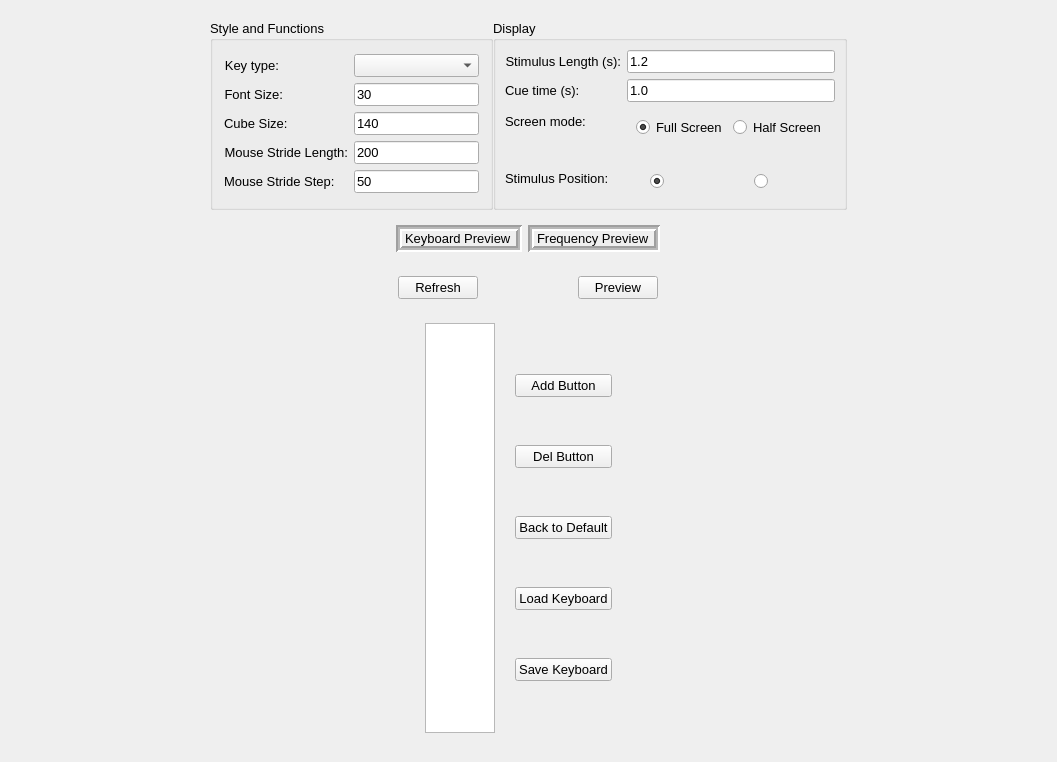
             <widget class="QWidget" name="scrollAreaWidgetContents">
              <property name="geometry">
               <rect>
                <x>0</x>
                <y>0</y>
                <width>1057</width>
                <height>743</height>
               </rect>
              </property>
              <layout class="QVBoxLayout" name="verticalLayout_17">
               <item alignment="Qt::AlignHCenter">
                <widget class="QFrame" name="verticalFrame_2">
                 <property name="font">
                  <font>
                   <pointsize>10</pointsize>
                  </font>
                 </property>
                 <layout class="QVBoxLayout" name="verticalLayout_8">
                  <item alignment="Qt::AlignHCenter">
                   <widget class="QFrame" name="horizontalFrame_2">
                    <property name="lineWidth">
                     <number>3</number>
                    </property>
                    <layout class="QHBoxLayout" name="horizontalLayout_9">
                     <property name="spacing">
                      <number>0</number>
                     </property>
                     <property name="leftMargin">
                      <number>0</number>
                     </property>
                     <property name="topMargin">
                      <number>0</number>
                     </property>
                     <property name="rightMargin">
                      <number>0</number>
                     </property>
                     <property name="bottomMargin">
                      <number>0</number>
                     </property>
                     <item alignment="Qt::AlignHCenter">
                      <widget class="QGroupBox" name="groupBox_2">
                       <property name="title">
                        <string>Style and Functions</string>
                       </property>
                       <layout class="QVBoxLayout" name="verticalLayout_10">
                        <item alignment="Qt::AlignVCenter">
                         <widget class="QFrame" name="frame">
                          <layout class="QFormLayout" name="formLayout_2">
                           <property name="leftMargin">
                            <number>2</number>
                           </property>
                           <property name="topMargin">
                            <number>2</number>
                           </property>
                           <property name="rightMargin">
                            <number>2</number>
                           </property>
                           <property name="bottomMargin">
                            <number>2</number>
                           </property>
                           <item row="0" column="0">
                            <widget class="QLabel" name="keyTypeLabel">
                             <property name="text">
                              <string>Key type:</string>
                             </property>
                             <property name="alignment">
                              <set>Qt::AlignRight|Qt::AlignTrailing|Qt::AlignVCenter</set>
                             </property>
                            </widget>
                           </item>
                           <item row="1" column="0">
                            <widget class="QLabel" name="fontSizeLabel">
                             <property name="text">
                              <string>Font Size:</string>
                             </property>
                             <property name="alignment">
                              <set>Qt::AlignRight|Qt::AlignTrailing|Qt::AlignVCenter</set>
                             </property>
                            </widget>
                           </item>
                           <item row="1" column="1">
                            <widget class="QLineEdit" name="fontSizeLineEdit">
                             <property name="text">
                              <string>30</string>
                             </property>
                             <property name="alignment">
                              <set>Qt::AlignLeading|Qt::AlignLeft|Qt::AlignVCenter</set>
                             </property>
                            </widget>
                           </item>
                           <item row="0" column="1">
                            <widget class="QComboBox" name="keyTypeComboBox"/>
                           </item>
                           <item row="3" column="0">
                            <widget class="QLabel" name="cubeSizeLabel">
                             <property name="text">
                              <string>Cube Size:</string>
                             </property>
                            </widget>
                           </item>
                           <item row="3" column="1">
                            <widget class="QLineEdit" name="cubeSizeLineEdit">
                             <property name="text">
                              <string>140</string>
                             </property>
                             <property name="alignment">
                              <set>Qt::AlignLeading|Qt::AlignLeft|Qt::AlignVCenter</set>
                             </property>
                            </widget>
                           </item>
                           <item row="4" column="0">
                            <widget class="QLabel" name="mouseStrideLengthLabel">
                             <property name="text">
                              <string>Mouse Stride Length:</string>
                             </property>
                             <property name="alignment">
                              <set>Qt::AlignRight|Qt::AlignTrailing|Qt::AlignVCenter</set>
                             </property>
                            </widget>
                           </item>
                           <item row="4" column="1">
                            <widget class="QLineEdit" name="mouseStrideLengthLineEdit">
                             <property name="text">
                              <string>200</string>
                             </property>
                             <property name="alignment">
                              <set>Qt::AlignLeading|Qt::AlignLeft|Qt::AlignVCenter</set>
                             </property>
                            </widget>
                           </item>
                           <item row="5" column="0">
                            <widget class="QLabel" name="mouseStrideStepLabel">
                             <property name="text">
                              <string>Mouse Stride Step:</string>
                             </property>
                            </widget>
                           </item>
                           <item row="5" column="1">
                            <widget class="QLineEdit" name="strideStepLineEdit">
                             <property name="text">
                              <string>50</string>
                             </property>
                            </widget>
                           </item>
                          </layout>
                         </widget>
                        </item>
                       </layout>
                      </widget>
                     </item>
                     <item alignment="Qt::AlignHCenter">
                      <widget class="QGroupBox" name="groupBox">
                       <property name="title">
                        <string>Display</string>
                       </property>
                       <layout class="QVBoxLayout" name="verticalLayout_11">
                        <property name="spacing">
                         <number>0</number>
                        </property>
                        <property name="leftMargin">
                         <number>0</number>
                        </property>
                        <property name="topMargin">
                         <number>0</number>
                        </property>
                        <property name="rightMargin">
                         <number>0</number>
                        </property>
                        <property name="bottomMargin">
                         <number>0</number>
                        </property>
                        <item alignment="Qt::AlignHCenter|Qt::AlignVCenter">
                         <widget class="QFrame" name="frame">
                          <layout class="QFormLayout" name="formLayout_3">
                           <item row="1" column="0">
                            <widget class="QLabel" name="stimulusLengthLabel">
                             <property name="text">
                              <string>Stimulus Length (s):</string>
                             </property>
                             <property name="alignment">
                              <set>Qt::AlignRight|Qt::AlignTrailing|Qt::AlignVCenter</set>
                             </property>
                            </widget>
                           </item>
                           <item row="1" column="1">
                            <widget class="QLineEdit" name="stimulusLengthLineEdit">
                             <property name="text">
                              <string>1.2</string>
                             </property>
                             <property name="alignment">
                              <set>Qt::AlignLeading|Qt::AlignLeft|Qt::AlignVCenter</set>
                             </property>
                            </widget>
                           </item>
                           <item row="2" column="0">
                            <widget class="QLabel" name="cueTimeLabel">
                             <property name="text">
                              <string>Cue time (s):</string>
                             </property>
                            </widget>
                           </item>
                           <item row="2" column="1">
                            <widget class="QLineEdit" name="cueTimeLineEdit">
                             <property name="inputMask">
                              <string extracomment="text"/>
                             </property>
                             <property name="text">
                              <string extracomment="text">1.0</string>
                             </property>
                             <property name="alignment">
                              <set>Qt::AlignLeading|Qt::AlignLeft|Qt::AlignVCenter</set>
                             </property>
                             <property name="placeholderText">
                              <string/>
                             </property>
                            </widget>
                           </item>
                           <item row="3" column="0">
                            <widget class="QLabel" name="screenModeLabel">
                             <property name="text">
                              <string>Screen mode:</string>
                             </property>
                            </widget>
                           </item>
                           <item row="3" column="1">
                            <widget class="QFrame" name="horizontalFrame">
                             <layout class="QHBoxLayout" name="horizontalLayout_20">
                              <item>
                               <widget class="QRadioButton" name="fullScreenRadioButton">
                                <property name="text">
                                 <string>Full Screen</string>
                                </property>
                                <property name="checked">
                                 <bool>true</bool>
                                </property>
                               </widget>
                              </item>
                              <item>
                               <widget class="QRadioButton" name="halfScreenRadioButton">
                                <property name="text">
                                 <string>Half Screen</string>
                                </property>
                                <property name="checked">
                                 <bool>false</bool>
                                </property>
                               </widget>
                              </item>
                             </layout>
                            </widget>
                           </item>
                          </layout>
                         </widget>
                        </item>
                        <item>
                         <widget class="QFrame" name="stimPositionFormFrame">
                          <layout class="QFormLayout" name="stimPosFormLayout">
                           <property name="formAlignment">
                            <set>Qt::AlignCenter</set>
                           </property>
                           <item row="0" column="0">
                            <widget class="QLabel" name="stimulusPositionLabel">
                             <property name="text">
                              <string>Stimulus Position:</string>
                             </property>
                             <property name="alignment">
                              <set>Qt::AlignLeading|Qt::AlignLeft|Qt::AlignVCenter</set>
                             </property>
                            </widget>
                           </item>
                           <item row="0" column="1">
                            <widget class="QFrame" name="frame">
                             <layout class="QHBoxLayout" name="horizontalLayout_21">
                              <item>
                               <widget class="QRadioButton" name="stimScreen0Position">
                                <property name="maximumSize">
                                 <size>
                                  <width>40</width>
                                  <height>16777215</height>
                                 </size>
                                </property>
                                <property name="layoutDirection">
                                 <enum>Qt::RightToLeft</enum>
                                </property>
                                <property name="text">
                                 <string/>
                                </property>
                                <property name="checked">
                                 <bool>true</bool>
                                </property>
                               </widget>
                              </item>
                              <item>
                               <widget class="QLabel" name="stimScreen0Pic">
                                <property name="sizePolicy">
                                 <sizepolicy hsizetype="Fixed" vsizetype="Fixed">
                                  <horstretch>0</horstretch>
                                  <verstretch>0</verstretch>
                                 </sizepolicy>
                                </property>
                                <property name="maximumSize">
                                 <size>
                                  <width>96</width>
                                  <height>54</height>
                                 </size>
                                </property>
                                <property name="text">
                                 <string/>
                                </property>
                                <property name="pixmap">
                                 <pixmap>../qt/images/left.png</pixmap>
                                </property>
                                <property name="scaledContents">
                                 <bool>true</bool>
                                </property>
                               </widget>
                              </item>
                              <item>
                               <widget class="QRadioButton" name="stimScreen1Position">
                                <property name="maximumSize">
                                 <size>
                                  <width>40</width>
                                  <height>16777215</height>
                                 </size>
                                </property>
                                <property name="layoutDirection">
                                 <enum>Qt::RightToLeft</enum>
                                </property>
                                <property name="text">
                                 <string/>
                                </property>
                                <property name="checked">
                                 <bool>false</bool>
                                </property>
                               </widget>
                              </item>
                              <item>
                               <widget class="QLabel" name="stimScreen1Pic">
                                <property name="maximumSize">
                                 <size>
                                  <width>96</width>
                                  <height>54</height>
                                 </size>
                                </property>
                                <property name="text">
                                 <string/>
                                </property>
                                <property name="pixmap">
                                 <pixmap>../qt/images/right.png</pixmap>
                                </property>
                                <property name="scaledContents">
                                 <bool>true</bool>
                                </property>
                               </widget>
                              </item>
                             </layout>
                            </widget>
                           </item>
                          </layout>
                         </widget>
                        </item>
                       </layout>
                      </widget>
                     </item>
                    </layout>
                   </widget>
                  </item>
                  <item alignment="Qt::AlignHCenter">
                   <widget class="QFrame" name="preview_keyboard_frame">
                    <property name="autoFillBackground">
                     <bool>false</bool>
                    </property>
                    <layout class="QHBoxLayout" name="horizontalLayout_8">
                     <item alignment="Qt::AlignHCenter">
                      <widget class="QLabel" name="keyboard_preview_pic">
                       <property name="maximumSize">
                        <size>
                         <width>16777215</width>
                         <height>16777215</height>
                        </size>
                       </property>
                       <property name="frameShape">
                        <enum>QFrame::Box</enum>
                       </property>
                       <property name="frameShadow">
                        <enum>QFrame::Sunken</enum>
                       </property>
                       <property name="lineWidth">
                        <number>2</number>
                       </property>
                       <property name="midLineWidth">
                        <number>2</number>
                       </property>
                       <property name="text">
                        <string>Keyboard Preview</string>
                       </property>
                       <property name="scaledContents">
                        <bool>true</bool>
                       </property>
                      </widget>
                     </item>
                     <item alignment="Qt::AlignHCenter">
                      <widget class="QLabel" name="frequency_preview_pic">
                       <property name="minimumSize">
                        <size>
                         <width>0</width>
                         <height>0</height>
                        </size>
                       </property>
                       <property name="maximumSize">
                        <size>
                         <width>16777215</width>
                         <height>16777215</height>
                        </size>
                       </property>
                       <property name="frameShape">
                        <enum>QFrame::Box</enum>
                       </property>
                       <property name="frameShadow">
                        <enum>QFrame::Sunken</enum>
                       </property>
                       <property name="lineWidth">
                        <number>2</number>
                       </property>
                       <property name="midLineWidth">
                        <number>2</number>
                       </property>
                       <property name="text">
                        <string>Frequency Preview</string>
                       </property>
                       <property name="scaledContents">
                        <bool>true</bool>
                       </property>
                      </widget>
                     </item>
                    </layout>
                   </widget>
                  </item>
                  <item alignment="Qt::AlignHCenter">
                   <widget class="QFrame" name="frame">
                    <layout class="QHBoxLayout" name="horizontalLayout_12">
                     <property name="spacing">
                      <number>100</number>
                     </property>
                     <property name="leftMargin">
                      <number>15</number>
                     </property>
                     <property name="rightMargin">
                      <number>15</number>
                     </property>
                     <item>
                      <widget class="QPushButton" name="refresh_key_button">
                       <property name="maximumSize">
                        <size>
                         <width>200</width>
                         <height>16777215</height>
                        </size>
                       </property>
                       <property name="text">
                        <string>Refresh</string>
                       </property>
                      </widget>
                     </item>
                     <item>
                      <widget class="QPushButton" name="preview_key_button">
                       <property name="maximumSize">
                        <size>
                         <width>200</width>
                         <height>16777215</height>
                        </size>
                       </property>
                       <property name="text">
                        <string>Preview</string>
                       </property>
                      </widget>
                     </item>
                    </layout>
                   </widget>
                  </item>
                  <item alignment="Qt::AlignHCenter">
                   <widget class="QFrame" name="frame">
                    <layout class="QHBoxLayout" name="horizontalLayout_3">
                     <property name="spacing">
                      <number>0</number>
                     </property>
                     <item alignment="Qt::AlignRight">
                      <widget class="QTableWidget" name="keyboard_table">
                       <property name="sizePolicy">
                        <sizepolicy hsizetype="MinimumExpanding" vsizetype="MinimumExpanding">
                         <horstretch>0</horstretch>
                         <verstretch>0</verstretch>
                        </sizepolicy>
                       </property>
                       <property name="minimumSize">
                        <size>
                         <width>0</width>
                         <height>410</height>
                        </size>
                       </property>
                       <property name="verticalScrollBarPolicy">
                        <enum>Qt::ScrollBarAsNeeded</enum>
                       </property>
                       <property name="horizontalScrollBarPolicy">
                        <enum>Qt::ScrollBarAsNeeded</enum>
                       </property>
                       <property name="sizeAdjustPolicy">
                        <enum>QAbstractScrollArea::AdjustToContents</enum>
                       </property>
                       <property name="autoScroll">
                        <bool>true</bool>
                       </property>
                       <property name="rowCount">
                        <number>0</number>
                       </property>
                       <property name="columnCount">
                        <number>0</number>
                       </property>
                      </widget>
                     </item>
                     <item alignment="Qt::AlignLeft">
                      <widget class="QFrame" name="frame">
                       <property name="sizePolicy">
                        <sizepolicy hsizetype="Minimum" vsizetype="Minimum">
                         <horstretch>0</horstretch>
                         <verstretch>0</verstretch>
                        </sizepolicy>
                       </property>
                       <property name="lineWidth">
                        <number>2</number>
                       </property>
                       <layout class="QVBoxLayout" name="verticalLayout_20">
                        <property name="leftMargin">
                         <number>20</number>
                        </property>
                        <property name="rightMargin">
                         <number>20</number>
                        </property>
                        <item>
                         <widget class="QPushButton" name="add_button">
                          <property name="text">
                           <string>Add Button</string>
                          </property>
                         </widget>
                        </item>
                        <item>
                         <widget class="QPushButton" name="del_button">
                          <property name="text">
                           <string>Del Button</string>
                          </property>
                         </widget>
                        </item>
                        <item>
                         <widget class="QPushButton" name="keyboard_default_button">
                          <property name="text">
                           <string>Back to Default</string>
                          </property>
                         </widget>
                        </item>
                        <item>
                         <widget class="QPushButton" name="loadKeyboard_button">
                          <property name="maximumSize">
                           <size>
                            <width>16777215</width>
                            <height>16777215</height>
                           </size>
                          </property>
                          <property name="text">
                           <string>Load Keyboard</string>
                          </property>
                         </widget>
                        </item>
                        <item>
                         <widget class="QPushButton" name="saveKeyboard_button">
                          <property name="maximumSize">
                           <size>
                            <width>16777215</width>
                            <height>16777215</height>
                           </size>
                          </property>
                          <property name="text">
                           <string>Save Keyboard</string>
                          </property>
                         </widget>
                        </item>
                       </layout>
                      </widget>
                     </item>
                    </layout>
                   </widget>
                  </item>
                 </layout>
                </widget>
               </item>
              </layout>
             </widget>
